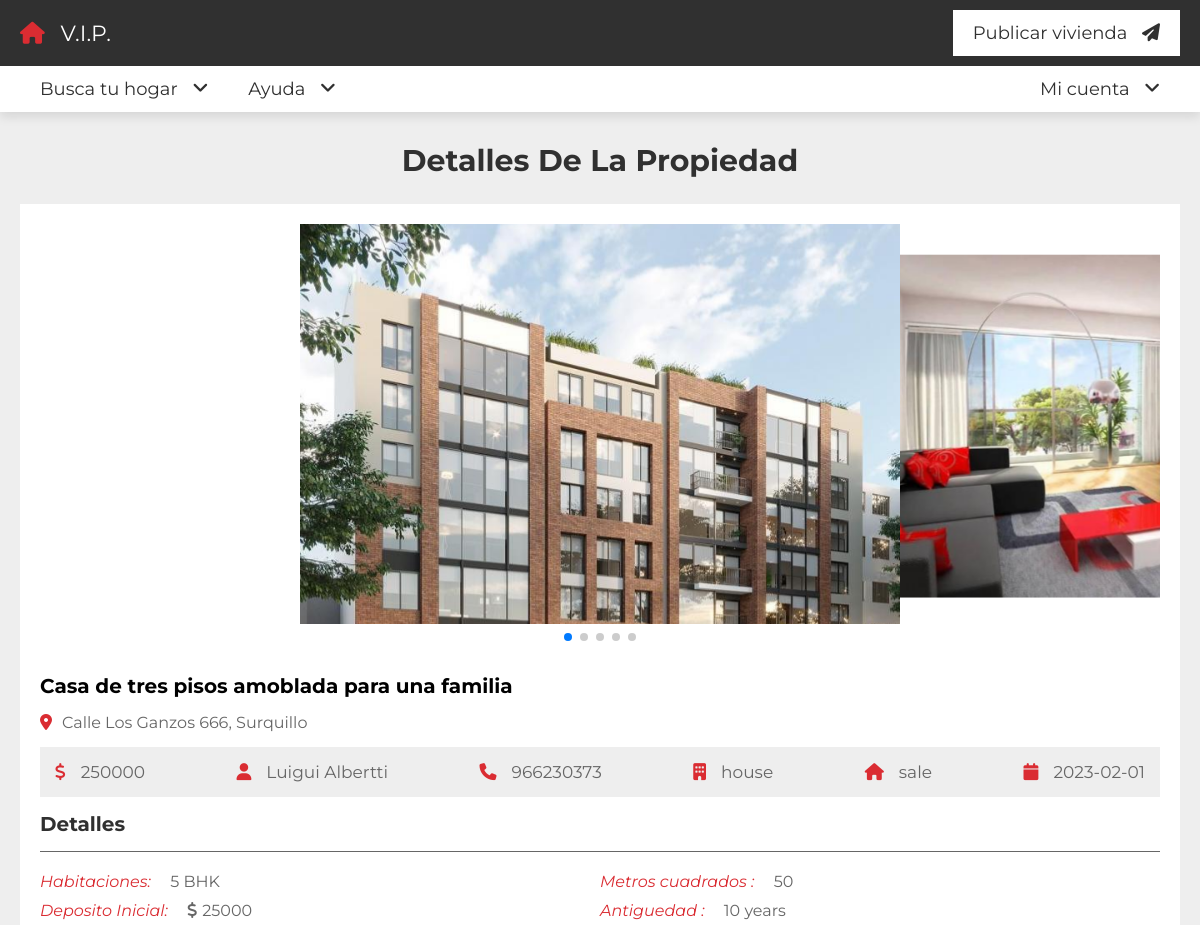
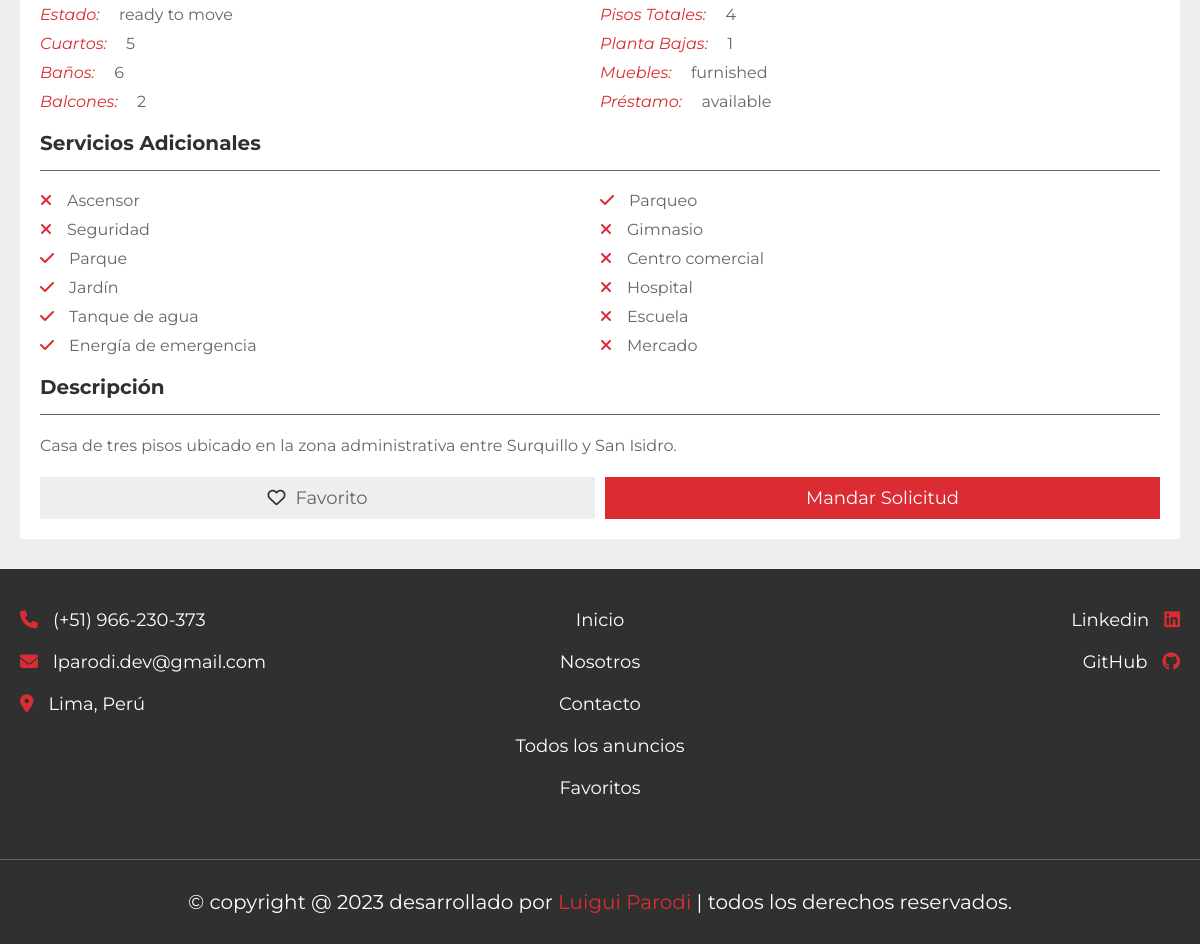
/project/view_property.php?get_id=OskuD7poGVNZiTJuu6OV, run on the app's committed database (2 pictures, top to bottom).
### tables this page shows
CREATE TABLE `property` (
  `id` varchar(20) NOT NULL,
  `user_id` varchar(20) NOT NULL,
  `property_name` varchar(50) NOT NULL,
  `address` varchar(100) NOT NULL,
  `price` varchar(10) NOT NULL,
  `type` varchar(10) NOT NULL,
  `offer` varchar(10) NOT NULL,
  `status` varchar(50) NOT NULL,
  `furnished` varchar(50) NOT NULL,
  `bhk` varchar(10) NOT NULL,
  `deposite` varchar(10) NOT NULL,
  `bedroom` varchar(10) NOT NULL,
  `bathroom` varchar(10) NOT NULL,
  `balcony` varchar(10) NOT NULL,
  `carpet` varchar(10) NOT NULL,
  `age` varchar(2) NOT NULL,
  `total_floors` varchar(2) NOT NULL,
  `room_floor` varchar(2) NOT NULL,
  `loan` varchar(50) NOT NULL,
  `lift` varchar(3) NOT NULL DEFAULT 'no',
  `security_guard` varchar(3) NOT NULL DEFAULT 'no',
  `play_ground` varchar(3) NOT NULL DEFAULT 'no',
  `garden` varchar(3) NOT NULL DEFAULT 'no',
  `water_supply` varchar(3) NOT NULL DEFAULT 'no',
  `power_backup` varchar(3) NOT NULL DEFAULT 'no',
  `parking_area` varchar(3) NOT NULL DEFAULT 'no',
  `gym` varchar(3) NOT NULL DEFAULT 'no',
  `shopping_mall` varchar(3) NOT NULL DEFAULT 'no',
  `hospital` varchar(3) NOT NULL DEFAULT 'no',
  `school` varchar(3) NOT NULL DEFAULT 'no',
  `market_area` varchar(3) NOT NULL DEFAULT 'no',
  `image_01` varchar(50) NOT NULL,
  `image_02` varchar(50) NOT NULL,
  `image_03` varchar(50) NOT NULL,
  `image_04` varchar(50) NOT NULL,
  `image_05` varchar(50) NOT NULL,
  `description` varchar(1000) NOT NULL,
  `date` date NOT NULL DEFAULT current_timestamp()
);

CREATE TABLE `users` (
  `id` varchar(20) NOT NULL,
  `name` varchar(50) NOT NULL,
  `number` varchar(10) NOT NULL,
  `email` varchar(50) NOT NULL,
  `password` varchar(50) NOT NULL
);

### project/view_property.php (the view, shortened to what this page needs)
<?php
include 'components/connect.php';
if (isset($_COOKIE['user_id'])) {
    $user_id = $_COOKIE['user_id'];
} else {
    $user_id = '';
}
if (isset($_GET['get_id'])) {
    $get_id = $_GET['get_id'];
} else {
    $get_id = '';
    header('location:home.php');
}
?>
<!DOCTYPE html>
<html lang="es">
<head>
    <link rel="stylesheet" href="https://cdnjs.cloudflare.com/ajax/libs/font-awesome/6.2.0/css/all.min.css">
    <link rel="stylesheet" href="css/style.css">
    <link rel="stylesheet" href="https://cdn.jsdelivr.net/npm/swiper@8/swiper-bundle.min.css" />
</head>
<body>
    <?php include 'components/user_header.php'; ?>
    <section class="view-property">
        <h1 class="heading">Detalles de la propiedad</h1>
        <?php
        $select_properties = $conn->prepare(
            "SELECT *
            FROM `property`
            WHERE id = ?
            ORDER BY date
            DESC
            LIMIT 1"
        );
        $select_properties->execute([$get_id]);
        if ($select_properties->rowCount() > 0) {
            while ($fetch_property = $select_properties->fetch(PDO::FETCH_ASSOC)) {
                $select_user = $conn->prepare(
                    "SELECT *
                    FROM `users`
                    WHERE id = ?"
                );
                $select_user->execute([$fetch_property['user_id']]);
                $fetch_user = $select_user->fetch(PDO::FETCH_ASSOC);
                $select_saved = $conn->prepare(
                    "SELECT *
                    FROM `saved`
                    WHERE property_id = ?
                    AND user_id = ?"
                );
                $select_saved->execute([$fetch_property['id'], $user_id]);
        ?>
                <div class="details">
                    <div class="swiper images-container">
                        <div class="swiper-wrapper">
                            <img src="uploaded_files/<?= $fetch_property['image_01']; ?>" alt="<?= $fetch_property['property_name']; ?>" class="swiper-slide">
                            <?php if (!empty($fetch_property['image_02'])) { ?>
                                <img src="uploaded_files/<?= $fetch_property['image_02']; ?>" alt="<?= $fetch_property['property_name']; ?>" class="swiper-slide">
                            <?php } ?>
                        </div>
                        <div class="swiper-pagination"></div>
                    </div>
                    <h3 class="name"><?= $fetch_property['property_name']; ?></h3>
                    <p class="location"><i class="fas fa-map-marker-alt"></i><span><?= $fetch_property['address']; ?></span></p>
                    <div class="info">
                        <p><i class="fas fa-dollar-sign"></i><span><?= $fetch_property['price']; ?></span></p>
                        <p><i class="fas fa-user"></i><span><?= $fetch_user['name']; ?></span></p>
                        <p><i class="fas fa-phone"></i><a href="tel:1234567890"><?= $fetch_user['number']; ?></a></p>
                        <p><i class="fas fa-building"></i><span><?= $fetch_property['type']; ?></span></p>
                        <p><i class="fas fa-house"></i><span><?= $fetch_property['offer']; ?></span></p>
                        <p><i class="fas fa-calendar"></i><span><?= $fetch_property['date']; ?></span></p>
                    </div>
                    <h3 class="title">Detalles</h3>
                    <div class="flex">
                        <div class="box">
                            <p><i>Habitaciones: </i><span><?= $fetch_property['bhk']; ?> BHK</span></p>
                            <p><i>Deposito Inicial: </i><span><span class="fas fa-dollar-sign" style="margin-right: .5rem;"></span><?= $fetch_property['deposite']; ?></span></p>
                            <p><i>Estado: </i><span><?= $fetch_property['status']; ?></span></p>
                            <p><i>Cuartos: </i><span><?= $fetch_property['bedroom']; ?></span></p>
                            <p><i>Baños: </i><span><?= $fetch_property['bathroom']; ?></span></p>
                            <p><i>Balcones: </i><span><?= $fetch_property['balcony']; ?></span></p>
                        </div>
                        <div class="box">
                            <p><i>Metros cuadrados : </i><span><?= $fetch_property['carpet']; ?></span></p>
                            <p><i>Antiguedad : </i><span><?= $fetch_property['age']; ?> years</span></p>
                            <p><i>Pisos Totales: </i><span><?= $fetch_property['total_floors']; ?></span></p>
                            <p><i>Planta Bajas: </i><span><?= $fetch_property['room_floor']; ?></span></p>
                            <p><i>Muebles: </i><span><?= $fetch_property['furnished']; ?></span></p>
                            <p><i>Préstamo: </i><span><?= $fetch_property['loan']; ?></span></p>
                        </div>
                    </div>
                    <h3 class="title">Servicios Adicionales</h3>
                    <div class="flex">
                        <div class="box">
                            <p><i class="fas fa-<?php if ($fetch_property['lift'] == 'yes') {
                                                    echo 'check';
                                                } else {
                                                    echo 'times';
                                                } ?>"></i><span>Ascensor</span></p>
                            <p><i class="fas fa-<?php if ($fetch_property['security_guard'] == 'yes') {
                                                    echo 'check';
                                                } else {
                                                    echo 'times';
                                                } ?>"></i><span>Seguridad</span></p>
                            <p><i class="fas fa-<?php if ($fetch_property['play_ground'] == 'yes') {
                                                    echo 'check';
                                                } else {
                                                    echo 'times';
                                                } ?>"></i><span>Parque</span></p>
                            <p><i class="fas fa-<?php if ($fetch_property['garden'] == 'yes') {
                                                    echo 'check';
                                                } else {
                                                    echo 'times';
                                                } ?>"></i><span>Jardín</span></p>
                            <p><i class="fas fa-<?php if ($fetch_property['water_supply'] == 'yes') {
                                                    echo 'check';
                                                } else {
                                                    echo 'times';
                                                } ?>"></i><span>Tanque de agua</span></p>
                            <p><i class="fas fa-<?php if ($fetch_property['power_backup'] == 'yes') {
                                                    echo 'check';
                                                } else {
                                                    echo 'times';
                                                } ?>"></i><span>Energía de emergencia</span></p>
                        </div>
                        <div class="box">
                            <p><i class="fas fa-<?php if ($fetch_property['parking_area'] == 'yes') {
                                                    echo 'check';
                                                } else {
                                                    echo 'times';
                                                } ?>"></i><span>Parqueo</span></p>
                            <p><i class="fas fa-<?php if ($fetch_property['gym'] == 'yes') {
                                                    echo 'check';
                                                } else {
                                                    echo 'times';
                                                } ?>"></i><span>Gimnasio</span></p>
                            <p><i class="fas fa-<?php if ($fetch_property['shopping_mall'] == 'yes') {
                                                    echo 'check';
                                                } else {
                                                    echo 'times';
                                                } ?>"></i><span>Centro comercial</span></p>
                            <p><i class="fas fa-<?php if ($fetch_property['hospital'] == 'yes') {
                                                    echo 'check';
                                                } else {
                                                    echo 'times';
                                                } ?>"></i><span>Hospital</span></p>
                            <p><i class="fas fa-<?php if ($fetch_property['school'] == 'yes') {
                                                    echo 'check';
                                                } else {
                                                    echo 'times';
                                                } ?>"></i><span>Escuela</span></p>
                            <p><i class="fas fa-<?php if ($fetch_property['market_area'] == 'yes') {
                                                    echo 'check';
                                                } else {
                                                    echo 'times';
                                                } ?>"></i><span>Mercado</span></p>
                        </div>
                    </div>
                    <h3 class="title">Descripción</h3>
                    <p class="description"><?= $fetch_property['description']; ?></p>
                    <form action="" method="post" class="flex-btn">
                        <?php
                        if ($select_saved->rowCount() > 0) {
                        ?>
                            <button type="submit" name="save" class="save"><i class="fas fa-heart"></i><span>Quitar de favoritos</span></button>
                        <?php
                        } else {
                        ?>
                            <button type="submit" name="save" class="save"><i class="far fa-heart"></i><span>Favorito</span></button>
                        <?php
                        }
                        ?>
                        <input type="submit" value="Mandar solicitud" name="send" class="btn">
                    </form>
                </div>
        <?php
            }
        } else {
            echo '<p class="empty">¡No se encuentra la propiedad que intenta acceder! <a href="post_property.php" style="margin-top:1.5rem;" class="btn">¿Deseas añadir una?</a></p>';
        }
        ?>
    </section>
    <?php include 'components/footer.php'; ?>
</body>
</html>

### project/css/style.css (style rules this page uses)
:root { --main-color: #da2c32; --light-color: #666; --light-bg: #eee; --white: #fff; --black: #303030; --border: 0.1rem solid var(--light-color); --box-shadow: 0 0.5rem 1rem rgba(0, 0, 0, 0.1); }
* { font-family: "Montserrat", sans-serif; margin: 0; padding: 0; box-sizing: border-box; outline: none; border: none; text-decoration: none; }
html { font-size: 62.5%; overflow-x: hidden; scroll-behavior: smooth; scroll-padding-top: 10rem; }
body { background-color: var(--light-bg); }
section { padding: 3rem 2rem; max-width: 1200px; margin: 0 auto; }
.heading { text-align: center; padding-bottom: 2.5rem; font-size: 3rem; color: var(--black); text-transform: capitalize; }
.btn, .inline-btn { margin-top: 1rem; padding: 1rem 3rem; background-color: var(--main-color); color: var(--white); cursor: pointer; text-align: center; font-size: 1.8rem; text-transform: capitalize; }
.btn { display: block; width: 100%; }
.flex-btn { display: flex; gap: 1rem; justify-content: space-between; align-items: flex-end; }
.view-property .details { background-color: var(--white); box-shadow: var(--box-shodow); padding: 2rem; overflow-x: hidden; }
.view-property .details .images-container { padding-bottom: 3rem; }
.swiper-pagination-bullets.swiper-pagination-horizontal { bottom: 0; }
.view-property .details .images-container img { height: 40rem; object-fit: cover; width: 60rem; }
.view-property .details .name { font-size: 2rem; text-overflow: ellipsis; overflow-x: hidden; margin-bottom: 0.5rem; padding-top: 2rem; }
.view-property .details .location { padding-top: 1rem; font-size: 1.6rem; color: var(--light-color); }
.view-property .details .location i { margin-right: 1rem; color: var(--main-color); }
.view-property .details .info { display: flex; background-color: var(--light-bg); padding: 1.5rem; margin: 1.5rem 0; justify-content: space-between; align-items: center; flex-wrap: wrap; gap: 2rem; }
.view-property .details .info p { font-size: 1.7rem; }
.view-property .details .info p span, .view-property .details .info p a { color: var(--light-color); }
.view-property .details .info p i { margin-right: 1.5rem; color: var(--main-color); }
.view-property .details .title { font-size: 2rem; color: var(--black); padding-bottom: 1.5rem; border-bottom: var(--border); }
.view-property .details .flex { margin: 1.5rem 0; display: flex; justify-content: space-between; flex-wrap: wrap; }
.view-property .details .flex .box { flex: 1 1 40rem; }
.view-property .details .flex .box p { padding: 0.5rem 0; font-size: 1.6rem; color: var(--light-color); }
.view-property .details .flex .box i { color: var(--main-color); margin-right: 1.5rem; }
.view-property .details .description { padding-top: 1rem; margin: 0.5rem 0; margin-top: 0.5rem; font-size: 1.6rem; color: var(--light-color); line-height: 2; }
.view-property .details .save { width: 100%; background-color: var(--light-bg); cursor: pointer; padding: 1rem 3rem; font-size: 1.8rem; color: var(--light-color); }
.view-property .details .save i { margin-right: 1rem; color: var(--black); }

### data on the page
property: image_01 (picture), image_02 (picture), property_name "Casa de tres pisos amoblada para una familia", address "Calle Los Ganzos 666, Surquillo", price "250000", user.name "Luigui Albertti", user.number "966230373", type "house", offer "sale", date "2023-02-01", bhk "5", deposite "25000", status "ready to move", bedroom "5", bathroom "6", balcony "2", carpet "50", age "10", total_floors "4", room_floor "1", furnished "furnished", loan "available", description "Casa de tres pisos ubicado en la zona administrativa entre Surquillo y San Isidro."
